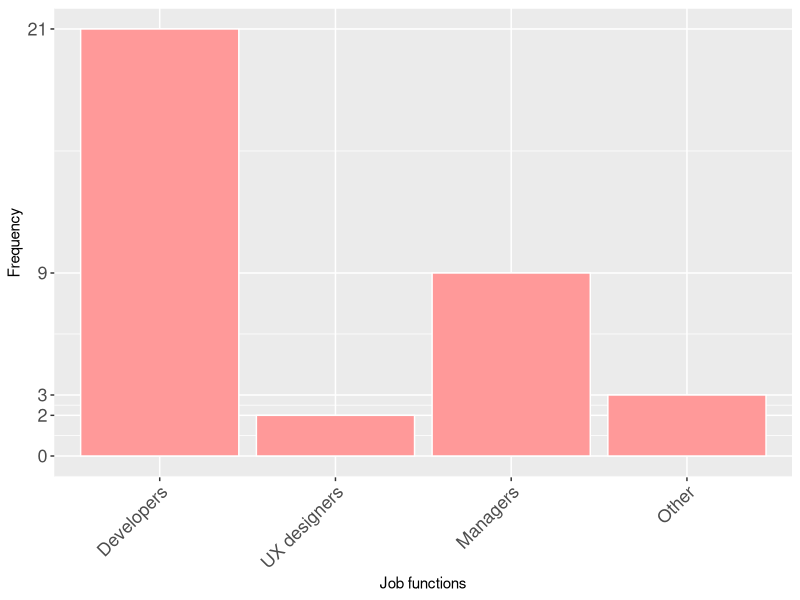
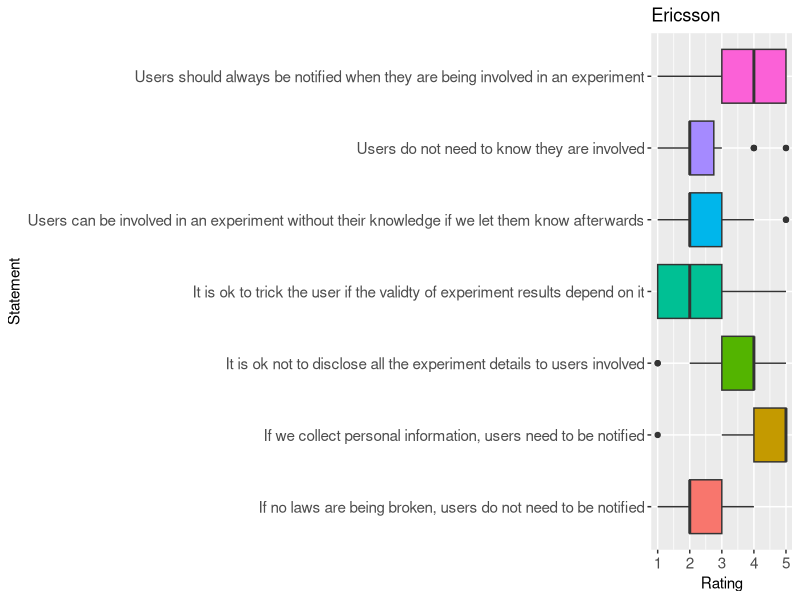
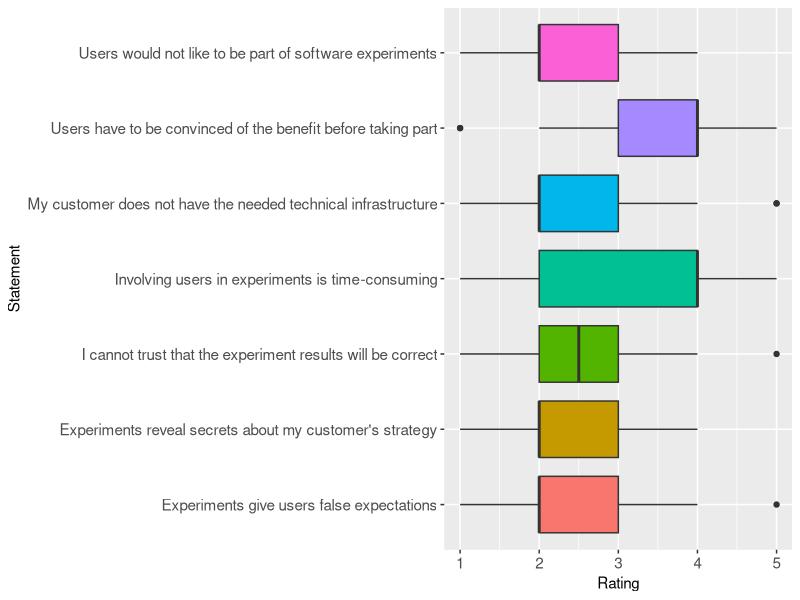
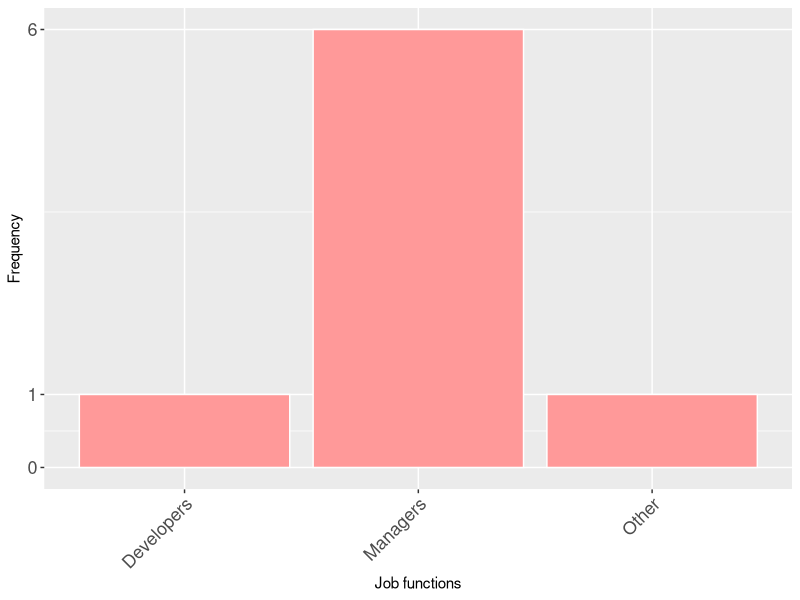
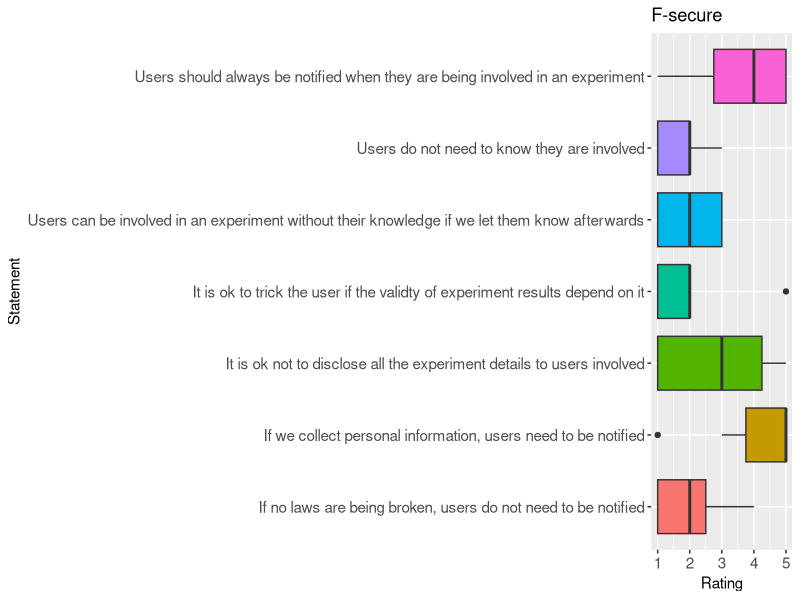
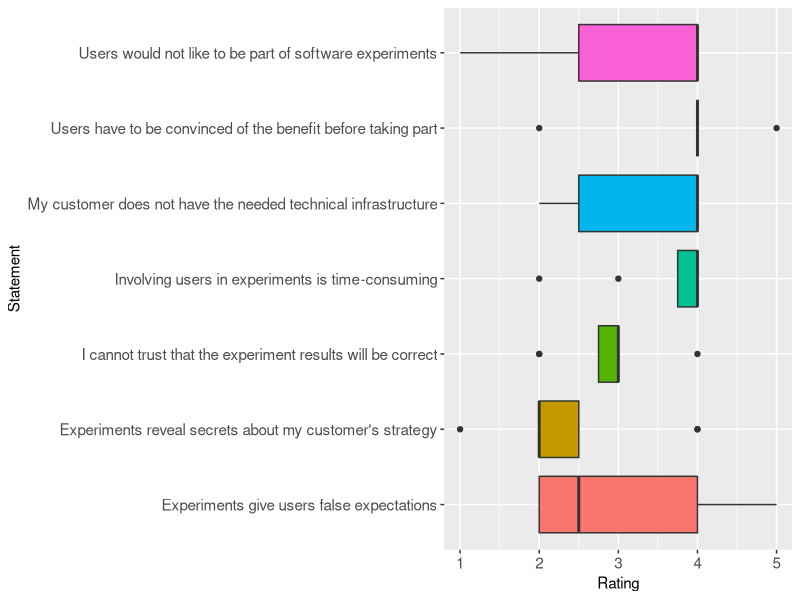

Source code (R) for these figures, in order: (Note: this script raises an error after producing the figures.)
######################################################################
# Cross analysis script for User Involvement Survey - Ethics

######################################################################

######################################################################
# Imports and constants
######################################################################

library(foreign)
library(ggplot2)
library(data.table)
library(gmodels)
library(Hmisc)
library(corrplot)
library(reshape2)
library(scales)
library(readr)


POPULATION.SIZE = 397
CURRENTYEAR <- 1900 + as.POSIXlt(Sys.Date())$year

######################################################################
# Read raw data files
######################################################################

### ERICSSON ###
data1 <- read.csv("raportti_ericsson.csv")
data1 <- data.frame(data1)
data1$jobfunction1 <- factor(data1$X1.1.Which.of.the.following.most.closely.matches.your.primary.job.function..,
                           levels = c(0:6),
                           labels = c("Developers", "Developers", "UX designers", "Managers", "Developers", "Developers", "Other"))
data1$jobfunction1.other <- data1$If.other..please.specify
data1$jobfunction1[4] <- "Developers" #Fixing
data1$jobfunction1.other[4] <- ""
data1$jobfunction1[9] <- "Developers" #Fixing custoemr manager to mng
data1$jobfunction1.other[9] <- ""
data1$jobfunction1[15] <- "Managers" #Fixing product owner to mng
data1$jobfunction1.other[15] <- ""
attach(data1)
# Job function
print("Primary job function")
summary(jobfunction1)
ggplot(data1, aes(x=jobfunction1)) +
  geom_bar(fill="#FF9999", colour="white") +
  labs(x="Job functions", y="Frequency") + theme(axis.text=element_text(size=13), axis.text.x = element_text(angle = 45, vjust = 1, hjust=1)) + scale_y_continuous(breaks=c(0, 2, 3, 9, 21), labels = c("0", "2", "3", "9", "21"))
data1$jobfunction1.other

# 4.1 How much do you agree with the following statements regarding notifying users about experiments? Please answer according to your personal beliefs.
data1$usernotif.S1 <- data1$X4.1.How.much.do.you.agree.with.the.following.statements.regarding.notifying.users.about.experiments..Please.answer.according.to.your.personal.beliefs...Users.do.not.need.to.know.they.are.involved
data1$usernotif.S2 <- data1$X4.1.How.much.do.you.agree.with.the.following.statements.regarding.notifying.users.about.experiments..Please.answer.according.to.your.personal.beliefs...If.we.collect.personal.information..users.need.to.be.notified
data1$usernotif.S3 <- data1$X4.1.How.much.do.you.agree.with.the.following.statements.regarding.notifying.users.about.experiments..Please.answer.according.to.your.personal.beliefs...If.no.laws.are.being.broken..users.do.not.need.to.be.notified
data1$usernotif.S4 <- data1$X4.1.How.much.do.you.agree.with.the.following.statements.regarding.notifying.users.about.experiments..Please.answer.according.to.your.personal.beliefs...Users.can.be.involved.in.an.experiment.without.their.knowledge.if.we.let.them.know.afterwards
data1$usernotif.S5 <- data1$X4.1.How.much.do.you.agree.with.the.following.statements.regarding.notifying.users.about.experiments..Please.answer.according.to.your.personal.beliefs...Users.should.always.be.notified.when.they.are.being.involved.in.an.experiment
data1$usernotif.S6 <- data1$X4.1.How.much.do.you.agree.with.the.following.statements.regarding.notifying.users.about.experiments..Please.answer.according.to.your.personal.beliefs...It.is.ok.not.to.disclose.all.the.experiment.details.to.users.involved
data1$usernotif.S7 <- data1$X4.1.How.much.do.you.agree.with.the.following.statements.regarding.notifying.users.about.experiments..Please.answer.according.to.your.personal.beliefs...It.is.ok.to.intentionally.deceive.or.mislead.the.user.if.experiment.results.depend.on.it
usernotif1.statements <- c(
  "Users do not need to know they are involved",
  "If we collect personal information, users need to be notified",
  "If no laws are being broken, users do not need to be notified",
  "Users can be involved in an experiment without their knowledge if we let them know afterwards",
  "Users should always be notified when they are being involved in an experiment",
  "It is ok not to disclose all the experiment details to users involved",
  "It is ok to trick the user if the validty of experiment results depend on it")
usernotif1.options <- c("Completely disagree", "Disagree", "Neither disagree or agree", "Agree", "Completely agree", "I don't know")

# 4.2 How much do you agree with the following statements about involving users in experiments? Please answer according to your personal beliefs.
data1$expinv.S1 <- data1$X4.2.How.much.do.you.agree.with.the.following.statements.about.involving.users.in.experiments..Please.answer.according.to.your.personal.beliefs...I.cannot.trust.that.the.experiment.results.will.be.correct
data1$expinv.S2 <- data1$X4.2.How.much.do.you.agree.with.the.following.statements.about.involving.users.in.experiments..Please.answer.according.to.your.personal.beliefs...Involving.users.in.experiments.is.time.consuming
data1$expinv.S3 <- data1$X4.2.How.much.do.you.agree.with.the.following.statements.about.involving.users.in.experiments..Please.answer.according.to.your.personal.beliefs...Our.company.does.not.have.the.needed.technical.infrastructure
data1$expinv.S4 <- data1$X4.2.How.much.do.you.agree.with.the.following.statements.about.involving.users.in.experiments..Please.answer.according.to.your.personal.beliefs...Users.would.not.like.to.be.part.of.experiments
data1$expinv.S5 <- data1$X4.2.How.much.do.you.agree.with.the.following.statements.about.involving.users.in.experiments..Please.answer.according.to.your.personal.beliefs...Users.have.to.be.convinced.of.the.benefit.before.taking.part
data1$expinv.S6 <- data1$X4.2.How.much.do.you.agree.with.the.following.statements.about.involving.users.in.experiments..Please.answer.according.to.your.personal.beliefs...Experiments.give.users.false.expectations
data1$expinv.S7 <- data1$X4.2.How.much.do.you.agree.with.the.following.statements.about.involving.users.in.experiments..Please.answer.according.to.your.personal.beliefs...Experiments.reveal.secrets.about.the.product.strategy
expinv1.statements <- c(
  "I cannot trust that the experiment results will be correct",
  "Involving users in experiments is time-consuming",
  "My customer does not have the needed technical infrastructure",
  "Users would not like to be part of software experiments",
  "Users have to be convinced of the benefit before taking part",
  "Experiments give users false expectations",
  "Experiments reveal secrets about my customer's strategy")
expinv1.options <- c("Completely disagree", "Disagree", "Neither disagree or agree", "Agree", "Completely agree", "I don't know")
attach(data1)
# 4.1 How much do you agree with the following statements regarding notifying users about experiments? Please answer according to your personal beliefs.
undernotif1 <- data.frame(Statement=factor(rep(usernotif1.statements, each=length(data1$usernotif.S1))),
                          Rating=c(
                            data1$usernotif.S1,
                            data1$usernotif.S2,
                            data1$usernotif.S3,
                            data1$usernotif.S4,
                            data1$usernotif.S5,
                            data1$usernotif.S6,
                            data1$usernotif.S7), 
                          Jobf = data1$jobfunction1)
ggplot(data=undernotif1, aes(x=Statement, y=Rating, fill=Statement)) +
  geom_boxplot() + guides(fill=FALSE) + coord_flip() + theme(axis.text=element_text(size=11)) + ggtitle("Ericsson")

# 4.2 How much do you agree with the following statements about involving users in experiments? Please answer according to your personal beliefs.
expinv1 <- data.frame(Statement=factor(rep(expinv1.statements, each=length(data1$expinv.S1))),
                      Rating=c(
                        data1$expinv.S1,
                        data1$expinv.S2,
                        data1$expinv.S3,
                        data1$expinv.S4,
                        data1$expinv.S5,
                        data1$expinv.S6,
                        data1$expinv.S7),
                      Jobf = data1$jobfunction1)
ggplot(data=expinv1, aes(x=Statement, y=Rating, fill=Statement)) +
  geom_boxplot() + guides(fill=FALSE) + coord_flip() + theme(axis.text=element_text(size=11))




### F-SECURE ###
data2 <- read.csv("raportti_fsecure.csv")
data2 <- data.frame(data2)

data2$jobfunction2 <- factor(data2$X1.1.Which.of.the.following.most.closely.matches.your.primary.job.function..,
                           levels = c(0:9),
                           labels = c("Developers", "Managers", "Managers", "Managers", "UX designers", "Developers", "Other", "Other", "Other", "Other"))
data2$jobfunction2.other <- data2$If.other..please.specify
attach(data2)
# Job function
print("Primary job function")
summary(jobfunction2)
ggplot(data2, aes(x=jobfunction2)) +
  geom_bar(fill="#FF9999", colour="white") +
  labs(x="Job functions", y="Frequency") + theme(axis.text=element_text(size=13), axis.text.x = element_text(angle = 45, vjust = 1, hjust=1)) + scale_y_continuous(breaks=c(0, 1, 6), labels = c("0", "1", "6"))

# 4.1 How much do you agree with the following statements regarding notifying users about experiments? Please answer according to your personal beliefs.
data2$usernotif.S1 <- data2$X4.1.How.much.do.you.agree.with.the.following.statements.regarding.notifying.users.about.experiments..Please.answer.according.to.your.personal.beliefs...Users.do.not.need.to.know.they.are.involved
data2$usernotif.S2 <- data2$X4.1.How.much.do.you.agree.with.the.following.statements.regarding.notifying.users.about.experiments..Please.answer.according.to.your.personal.beliefs...If.we.collect.personal.information..users.need.to.be.notified
data2$usernotif.S3 <- data2$X4.1.How.much.do.you.agree.with.the.following.statements.regarding.notifying.users.about.experiments..Please.answer.according.to.your.personal.beliefs...If.no.laws.are.being.broken..users.do.not.need.to.be.notified
data2$usernotif.S4 <- data2$X4.1.How.much.do.you.agree.with.the.following.statements.regarding.notifying.users.about.experiments..Please.answer.according.to.your.personal.beliefs...Users.can.be.involved.in.an.experiment.without.their.knowledge.if.we.let.them.know.afterwards
data2$usernotif.S5 <- data2$X4.1.How.much.do.you.agree.with.the.following.statements.regarding.notifying.users.about.experiments..Please.answer.according.to.your.personal.beliefs...Users.should.always.be.notified.when.they.are.being.involved.in.an.experiment
data2$usernotif.S6 <- data2$X4.1.How.much.do.you.agree.with.the.following.statements.regarding.notifying.users.about.experiments..Please.answer.according.to.your.personal.beliefs...It.is.ok.not.to.disclose.all.the.experiment.details.to.users.involved
data2$usernotif.S7 <- data2$X4.1.How.much.do.you.agree.with.the.following.statements.regarding.notifying.users.about.experiments..Please.answer.according.to.your.personal.beliefs...It.is.ok.to.trick.the.user.if.the.validity.of.experiment.results.depend.on.it
usernotif2.statements <- c(
  "Users do not need to know they are involved",
  "If we collect personal information, users need to be notified",
  "If no laws are being broken, users do not need to be notified",
  "Users can be involved in an experiment without their knowledge if we let them know afterwards",
  "Users should always be notified when they are being involved in an experiment",
  "It is ok not to disclose all the experiment details to users involved",
  "It is ok to trick the user if the validty of experiment results depend on it")
usernotif2.options <- c("Completely disagree", "Disagree", "Neither disagree or agree", "Agree", "Completely agree", "I don't know")

# 4.2 How much do you agree with the following statements about involving users in experiments? Please answer according to your personal beliefs.
data2$expinv.S1 <- data2$X4.2.How.much.do.you.agree.with.the.following.statements.about.involving.users.in.experiments..Please.answer.according.to.your.personal.beliefs...I.cannot.trust.that.the.results.will.be.correct
data2$expinv.S2 <- data2$X4.2.How.much.do.you.agree.with.the.following.statements.about.involving.users.in.experiments..Please.answer.according.to.your.personal.beliefs...Involving.users.in.experiments.is.time.consuming
data2$expinv.S3 <- data2$X4.2.How.much.do.you.agree.with.the.following.statements.about.involving.users.in.experiments..Please.answer.according.to.your.personal.beliefs...Our.company.does.not.have.the.needed.technical.infrastructure
data2$expinv.S4 <- data2$X4.2.How.much.do.you.agree.with.the.following.statements.about.involving.users.in.experiments..Please.answer.according.to.your.personal.beliefs...Users.would.not.like.to.be.part.of.software.experiments
data2$expinv.S5 <- data2$X4.2.How.much.do.you.agree.with.the.following.statements.about.involving.users.in.experiments..Please.answer.according.to.your.personal.beliefs...Users.have.to.be.convinced.of.the.benefit.before.taking.part
data2$expinv.S6 <- data2$X4.2.How.much.do.you.agree.with.the.following.statements.about.involving.users.in.experiments..Please.answer.according.to.your.personal.beliefs...Experiments.give.users.false.expectations
data2$expinv.S7 <- data2$X4.2.How.much.do.you.agree.with.the.following.statements.about.involving.users.in.experiments..Please.answer.according.to.your.personal.beliefs...Experiments.reveal.secrets.about.the.product.strategy
expinv2.statements <- c(
  "I cannot trust that the experiment results will be correct",
  "Involving users in experiments is time-consuming",
  "My customer does not have the needed technical infrastructure",
  "Users would not like to be part of software experiments",
  "Users have to be convinced of the benefit before taking part",
  "Experiments give users false expectations",
  "Experiments reveal secrets about my customer's strategy")
expinv2.options <- c("Completely disagree", "Disagree", "Neither disagree or agree", "Agree", "Completely agree", "I don't know")
attach(data2)
# 4.1 How much do you agree with the following statements regarding notifying users about experiments? Please answer according to your personal beliefs.
undernotif2 <- data.frame(Statement=factor(rep(usernotif2.statements, each=length(data2$usernotif.S1))),
                          Rating=c(
                            data2$usernotif.S1,
                            data2$usernotif.S2,
                            data2$usernotif.S3,
                            data2$usernotif.S4,
                            data2$usernotif.S5,
                            data2$usernotif.S6,
                            data2$usernotif.S7)
                          , Jobf = data2$jobfunction2)
ggplot(data=undernotif2, aes(x=Statement, y=Rating, fill=Statement)) +
  geom_boxplot() + guides(fill=FALSE) + coord_flip() + theme(axis.text=element_text(size=11)) + ggtitle("F-secure")

# 4.2 How much do you agree with the following statements about involving users in experiments? Please answer according to your personal beliefs.
expinv2 <- data.frame(Statement=factor(rep(expinv2.statements, each=length(data2$expinv.S1))),
                      Rating=c(
                        data2$expinv.S1,
                        data2$expinv.S2,
                        data2$expinv.S3,
                        data2$expinv.S4,
                        data2$expinv.S5,
                        data2$expinv.S6,
                        data2$expinv.S7),
                      Jobf = data2$jobfunction2)
ggplot(data=expinv2, aes(x=Statement, y=Rating, fill=Statement)) +
  geom_boxplot() + guides(fill=FALSE) + coord_flip() + theme(axis.text=element_text(size=11))





### VAADIN ###
data3 <- read.csv("raportti_vaadin.csv")
data3 <- data.frame(data3)
data3$jobfunction3 <- factor(data3$X1.1.Which.of.the.following.most.closely.matches.your.primary.job.function..,
                           levels = c(0:10),
                           labels = c("Developers", "Developers", "Managers", "Managers", "UX designers", "Developers", "Other" ,"Other", "Other", "Other", "Other"))
#fixing: changed other to sales as both were sales anyways
data3$jobfunction3[11] <- "Managers" #fixing: adding "account manager" to management, others 
data$jobfunction.other <- data$If.other..please.specify
data$jobfunction.other[11] <- ""
attach(data3)
# Job function
print("Primary job function")
summary(jobfunction3)
ggplot(data3, aes(x=jobfunction3)) +
  geom_bar(fill="#FF9999", colour="white") +
  labs(x="Job functions", y="Frequency") + theme(axis.text=element_text(size=13), axis.text.x = element_text(angle = 45, vjust = 1, hjust=1)) + scale_y_continuous(breaks=c(0, 1, 6), labels = c("0", "1", "6"))

# 4.1 How much do you agree with the following statements regarding notifying users about experiments? Please answer according to your personal beliefs.
data3$usernotif.S1 <- data3$X4.1.How.much.do.you.agree.with.the.following.statements.regarding.notifying.users.about.experiments..Please.answer.according.to.your.personal.beliefs...Users.do.not.need.to.know.they.are.involved
data3$usernotif.S2 <- data3$X4.1.How.much.do.you.agree.with.the.following.statements.regarding.notifying.users.about.experiments..Please.answer.according.to.your.personal.beliefs...If.we.collect.personal.information..users.need.to.be.notified
data3$usernotif.S3 <- data3$X4.1.How.much.do.you.agree.with.the.following.statements.regarding.notifying.users.about.experiments..Please.answer.according.to.your.personal.beliefs...If.no.laws.are.being.broken..users.do.not.need.to.be.notified
data3$usernotif.S4 <- data3$X4.1.How.much.do.you.agree.with.the.following.statements.regarding.notifying.users.about.experiments..Please.answer.according.to.your.personal.beliefs...Users.can.be.involved.in.an.experiment.without.their.knowledge.if.we.let.them.know.afterwards
data3$usernotif.S5 <- data3$X4.1.How.much.do.you.agree.with.the.following.statements.regarding.notifying.users.about.experiments..Please.answer.according.to.your.personal.beliefs...Users.should.always.be.notified.when.they.are.being.involved.in.an.experiment
data3$usernotif.S6 <- data3$X4.1.How.much.do.you.agree.with.the.following.statements.regarding.notifying.users.about.experiments..Please.answer.according.to.your.personal.beliefs...It.is.ok.not.to.disclose.all.the.experiment.details.to.users.involved
data3$usernotif.S7 <- data3$X4.1.How.much.do.you.agree.with.the.following.statements.regarding.notifying.users.about.experiments..Please.answer.according.to.your.personal.beliefs...It.is.ok.to.trick.the.user.if.the.validity.of.experiment.results.depend.on.it
usernotif3.statements <- c(
  "Users do not need to know they are involved",
  "If we collect personal information, users need to be notified",
  "If no laws are being broken, users do not need to be notified",
  "Users can be involved in an experiment without their knowledge if we let them know afterwards",
  "Users should always be notified when they are being involved in an experiment",
  "It is ok not to disclose all the experiment details to users involved",
  "It is ok to trick the user if the validty of experiment results depend on it")
usernotif3.options <- c("Completely disagree", "Disagree", "Neither disagree or agree", "Agree", "Completely agree", "I don't know")

# 4.2 How much do you agree with the following statements about involving users in experiments? Please answer according to your personal beliefs.
data3$expinv.S1 <- data3$X4.2.How.much.do.you.agree.with.the.following.statements.about.involving.users.in.experiments..Please.answer.according.to.your.personal.beliefs...I.cannot.trust.that.the.results.will.be.correct
data3$expinv.S2 <- data3$X4.2.How.much.do.you.agree.with.the.following.statements.about.involving.users.in.experiments..Please.answer.according.to.your.personal.beliefs...Involving.users.in.experiments.is.time.consuming
data3$expinv.S3 <- data3$X4.2.How.much.do.you.agree.with.the.following.statements.about.involving.users.in.experiments..Please.answer.according.to.your.personal.beliefs...Our.company.does.not.have.the.needed.technical.infrastructure
data3$expinv.S4 <- data3$X4.2.How.much.do.you.agree.with.the.following.statements.about.involving.users.in.experiments..Please.answer.according.to.your.personal.beliefs...Users.would.not.like.to.be.part.of.software.experiments
data3$expinv.S5 <- data3$X4.2.How.much.do.you.agree.with.the.following.statements.about.involving.users.in.experiments..Please.answer.according.to.your.personal.beliefs...Users.have.to.be.convinced.of.the.benefit.before.taking.part
data3$expinv.S6 <- data3$X4.2.How.much.do.you.agree.with.the.following.statements.about.involving.users.in.experiments..Please.answer.according.to.your.personal.beliefs...Experiments.give.users.false.expectations
data3$expinv.S7 <- data3$X4.2.How.much.do.you.agree.with.the.following.statements.about.involving.users.in.experiments..Please.answer.according.to.your.personal.beliefs...Experiments.reveal.secrets.about.the.product.strategy
expinv3.statements <- c(
  "I cannot trust that the experiment results will be correct",
  "Involving users in experiments is time-consuming",
  "My customer does not have the needed technical infrastructure",
  "Users would not like to be part of software experiments",
  "Users have to be convinced of the benefit before taking part",
  "Experiments give users false expectations",
  "Experiments reveal secrets about my customer's strategy")
expinv3.options <- c("Completely disagree", "Disagree", "Neither disagree or agree", "Agree", "Completely agree", "I don't know")
attach(data3)
# 4.1 How much do you agree with the following statements regarding notifying users about experiments? Please answer according to your personal beliefs.
undernotif3 <- data.frame(Statement=factor(rep(usernotif3.statements, each=length(data3$usernotif.S1))),
                          Rating=c(
                            data3$usernotif.S1,
                            data3$usernotif.S2,
                            data3$usernotif.S3,
                            data3$usernotif.S4,
                            data3$usernotif.S5,
                            data3$usernotif.S6,
                            data3$usernotif.S7)
                          ,Jobf = data3$jobfunction3)
ggplot(data=undernotif3, aes(x=Statement, y=Rating, fill=Statement)) +
  geom_boxplot() + guides(fill=FALSE) + coord_flip() + theme(axis.text=element_text(size=11)) + ggtitle("Vaadin")

# 4.2 How much do you agree with the following statements about involving users in experiments? Please answer according to your personal beliefs.
expinv3 <- data.frame(Statement=factor(rep(expinv3.statements, each=length(data3$expinv.S1))),
                      Rating=c(
                        data3$expinv.S1,
                        data3$expinv.S2,
                        data3$expinv.S3,
                        data3$expinv.S4,
                        data3$expinv.S5,
                        data3$expinv.S6,
                        data3$expinv.S7),
                      Jobf = data3$jobfunction3)
ggplot(data=expinv3, aes(x=Statement, y=Rating, fill=Statement)) +
  geom_boxplot() + guides(fill=FALSE) + coord_flip() + theme(axis.text=element_text(size=11))





### REAKTOR ###
data4 <- read.csv("raportti_reaktor.csv", encoding = "UTF-8")
data4 <- data.frame(data4)
data4$jobfunction4 <- factor(data4$X1.1.Which.of.the.following.most.closely.matches.your.primary.job.function..,
                           levels = c(0:6),
                           labels = c("Developers", "Managers", "Managers", "UX designers", "UX designers", "Other", "Other"))
data4$jobfunction4[48]
data4$jobfunction4.other <- data$If.other..please.specify
data4$jobfunction4.other[45] <- "" #fixing: This person already marked UX design, but also put in other "UI design". no need for the second one
data4$jobfunction4.other[48] <- "" #fixing: UX, graphic design to UX design
data4$jobfunction4[48] <- "UX designers"
attach(data4)
print("Primary job function")
summary(jobfunction4)
ggplot(data4, aes(x=jobfunction4)) +
  geom_bar(fill="#FF9999", colour="white") +
  labs(x="Job functions", y="Frequency") + theme(axis.text=element_text(size=13), axis.text.x = element_text(angle = 45, vjust = 1, hjust=1)) + scale_y_continuous(breaks=c(0, 2, 3, 12, 43), labels = c("0", "2", "3", "12", "43"))

data$jobfunction.other
# 4.1 How much do you agree with the following statements regarding notifying users about experiments? Please answer according to your personal beliefs.
data4$usernotif.S1 <- data4$X4.1.How.much.do.you.agree.with.the.following.statements.regarding.notifying.users.about.experiments..Please.answer.according.to.your.personal.beliefs...Users.do.not.need.to.know.they.are.involved
data4$usernotif.S2 <- data4$X4.1.How.much.do.you.agree.with.the.following.statements.regarding.notifying.users.about.experiments..Please.answer.according.to.your.personal.beliefs...If.we.collect.personal.information..users.need.to.be.notified
data4$usernotif.S3 <- data4$X4.1.How.much.do.you.agree.with.the.following.statements.regarding.notifying.users.about.experiments..Please.answer.according.to.your.personal.beliefs...If.no.laws.are.being.broken..users.do.not.need.to.be.notified
data4$usernotif.S4 <- data4$X4.1.How.much.do.you.agree.with.the.following.statements.regarding.notifying.users.about.experiments..Please.answer.according.to.your.personal.beliefs...Users.can.be.involved.in.an.experiment.without.their.knowledge.if.we.let.them.know.afterwards
data4$usernotif.S5 <- data4$X4.1.How.much.do.you.agree.with.the.following.statements.regarding.notifying.users.about.experiments..Please.answer.according.to.your.personal.beliefs...Users.should.always.be.notified.when.they.are.being.involved.in.an.experiment
data4$usernotif.S6 <- data4$X4.1.How.much.do.you.agree.with.the.following.statements.regarding.notifying.users.about.experiments..Please.answer.according.to.your.personal.beliefs...It.is.ok.not.to.disclose.all.the.experiment.details.to.users.involved
data4$usernotif.S7 <- data4$X4.1.How.much.do.you.agree.with.the.following.statements.regarding.notifying.users.about.experiments..Please.answer.according.to.your.personal.beliefs...It.is.ok.to.trick.the.user.if.the.validity.of.experiment.results.depend.on.it
usernotif4.statements <- c(
  "Users do not need to know they are involved",
  "If we collect personal information, users need to be notified",
  "If no laws are being broken, users do not need to be notified",
  "Users can be involved in an experiment without their knowledge if we let them know afterwards",
  "Users should always be notified when they are being involved in an experiment",
  "It is ok not to disclose all the experiment details to users involved",
  "It is ok to trick the user if the validty of experiment results depend on it")
usernotif4.options <- c("Completely disagree", "Disagree", "Neither disagree or agree", "Agree", "Completely agree", "I don't know")

# 4.2 How much do you agree with the following statements about involving users in experiments? Please answer according to your personal beliefs.
data4$expinv.S1 <- data4$X4.2.How.much.do.you.agree.with.the.following.statements.about.involving.users.in.experiments..Please.answer.according.to.your.personal.beliefs...I.cannot.trust.that.the.results.will.be.correct
data4$expinv.S2 <- data4$X4.2.How.much.do.you.agree.with.the.following.statements.about.involving.users.in.experiments..Please.answer.according.to.your.personal.beliefs...Involving.users.in.experiments.is.time.consuming
data4$expinv.S3 <- data4$X4.2.How.much.do.you.agree.with.the.following.statements.about.involving.users.in.experiments..Please.answer.according.to.your.personal.beliefs...My.customer.does.not.have.the.needed.technical.infrastructure
data4$expinv.S4 <- data4$X4.2.How.much.do.you.agree.with.the.following.statements.about.involving.users.in.experiments..Please.answer.according.to.your.personal.beliefs...Users.would.not.like.to.be.part.of.software.experiments
data4$expinv.S5 <- data4$X4.2.How.much.do.you.agree.with.the.following.statements.about.involving.users.in.experiments..Please.answer.according.to.your.personal.beliefs...Users.have.to.be.convinced.of.the.benefit.before.taking.part
data4$expinv.S6 <- data4$X4.2.How.much.do.you.agree.with.the.following.statements.about.involving.users.in.experiments..Please.answer.according.to.your.personal.beliefs...Experiments.give.users.false.expectations
data4$expinv.S7 <- data4$X4.2.How.much.do.you.agree.with.the.following.statements.about.involving.users.in.experiments..Please.answer.according.to.your.personal.beliefs...Experiments.reveal.secrets.about.my.customer.s.product.strategy
expinv4.statements <- c(
  "I cannot trust that the experiment results will be correct",
  "Involving users in experiments is time-consuming",
  "My customer does not have the needed technical infrastructure",
  "Users would not like to be part of software experiments",
  "Users have to be convinced of the benefit before taking part",
  "Experiments give users false expectations",
  "Experiments reveal secrets about my customer's strategy")
expinv4.options <- c("Completely disagree", "Disagree", "Neither disagree or agree", "Agree", "Completely agree", "I don't know")
attach(data4)
# 4.1 How much do you agree with the following statements regarding notifying users about experiments? Please answer according to your personal beliefs.
undernotif4 <- data.frame(Statement=factor(rep(usernotif4.statements, each=length(data4$usernotif.S1))),
                         Rating=c(
                           data4$usernotif.S1,
                           data4$usernotif.S2,
                           data4$usernotif.S3,
                           data4$usernotif.S4,
                           data4$usernotif.S5,
                           data4$usernotif.S6,
                           data4$usernotif.S7)
                         ,Jobf = data4$jobfunction4)
#, Jobf = data4$jobfunction4
ggplot(data=undernotif4, aes(x=Statement, y=Rating, fill=Statement)) +
  geom_boxplot() + guides(fill=FALSE) + coord_flip() + theme(axis.text=element_text(size=11)) + ggtitle("Reaktor")

# 4.2 How much do you agree with the following statements about involving users in experiments? Please answer according to your personal beliefs.
expinv4 <- data.frame(Statement=factor(rep(expinv4.statements, each=length(data4$expinv.S1))),
                     Rating=c(
                       data4$expinv.S1,
                       data4$expinv.S2,
                       data4$expinv.S3,
                       data4$expinv.S4,
                       data4$expinv.S5,
                       data4$expinv.S6,
                       data4$expinv.S7),
                     Jobf = data4$jobfunction4)
ggplot(data=expinv4, aes(x=Statement, y=Rating, fill=Statement)) +
  geom_boxplot() + guides(fill=FALSE) + coord_flip() + theme(axis.text=element_text(size=11))




### ALL DATA ###
total_undernotif <- rbind(undernotif1, undernotif2, undernotif3, undernotif4)
total_expinv <- rbind(expinv1, expinv2, expinv3, expinv4)

xx <- rbind(undernotif1, undernotif2, undernotif3, undernotif4) 
yy  <- rbind(expinv1, expinv2, expinv3, expinv4)
  
#4.1
ggplot(data=total_undernotif, aes(x=Statement, y=Rating, fill=Statement)) +
  geom_boxplot() + guides(fill=FALSE) + coord_flip() + theme(axis.text=element_text(size=11)) + ggtitle("Total") + scale_x_discrete(limits=c("It is ok to trick the user if the validty of experiment results depend on it", "It is ok not to disclose all the experiment details to users involved", "Users should always be notified when they are being involved in an experiment", "Users can be involved in an experiment without their knowledge if we let them know afterwards", "If no laws are being broken, users do not need to be notified", "If we collect personal information, users need to be notified", "Users do not need to know they are involved"))
#Total versus roles:
ggplot(xx, aes(x=Statement,y=Rating, fill=Rating))+ geom_boxplot(aes(fill = Statement)) + ggtitle("Total") + guides(fill=FALSE) + coord_flip() + scale_size_continuous(range = c(0, 70)) + facet_wrap(~xx$Jobf) +  labs(x = "", y = "") + scale_x_discrete(limits=c("It is ok to trick the user if the validty of experiment results depend on it", "It is ok not to disclose all the experiment details to users involved", "Users should always be notified when they are being involved in an experiment", "Users can be involved in an experiment without their knowledge if we let them know afterwards", "If no laws are being broken, users do not need to be notified", "If we collect personal information, users need to be notified", "Users do not need to know they are involved"))
# , labeller = as_labeller(jb_names)

#4.2
ggplot(data=total_expinv, aes(x=Statement, y=Rating, fill=Statement)) +
  geom_boxplot() + guides(fill=FALSE) + coord_flip() + theme(axis.text=element_text(size=11)) + ggtitle("Total") + scale_x_discrete(limits=c("Experiments reveal secrets about my customer's strategy", "Experiments give users false expectations", "Users have to be convinced of the benefit before taking part", "Users would not like to be part of software experiments", "My customer does not have the needed technical infrastructure", "Involving users in experiments is time-consuming", "I cannot trust that the experiment results will be correct"))
#Total versus roles:
ggplot(yy, aes(x=Statement,y=Rating, fill=Rating))+ geom_boxplot(aes(fill = Statement)) + guides(fill=FALSE) + coord_flip() + ggtitle("Total") + scale_size_continuous(range = c(0, 70)) + facet_wrap(~yy$Jobf) +  labs(x = "", y = "") + scale_x_discrete(limits=c("Experiments reveal secrets about my customer's strategy", "Experiments give users false expectations", "Users have to be convinced of the benefit before taking part", "Users would not like to be part of software experiments", "My customer does not have the needed technical infrastructure", "Involving users in experiments is time-consuming", "I cannot trust that the experiment results will be correct"))
